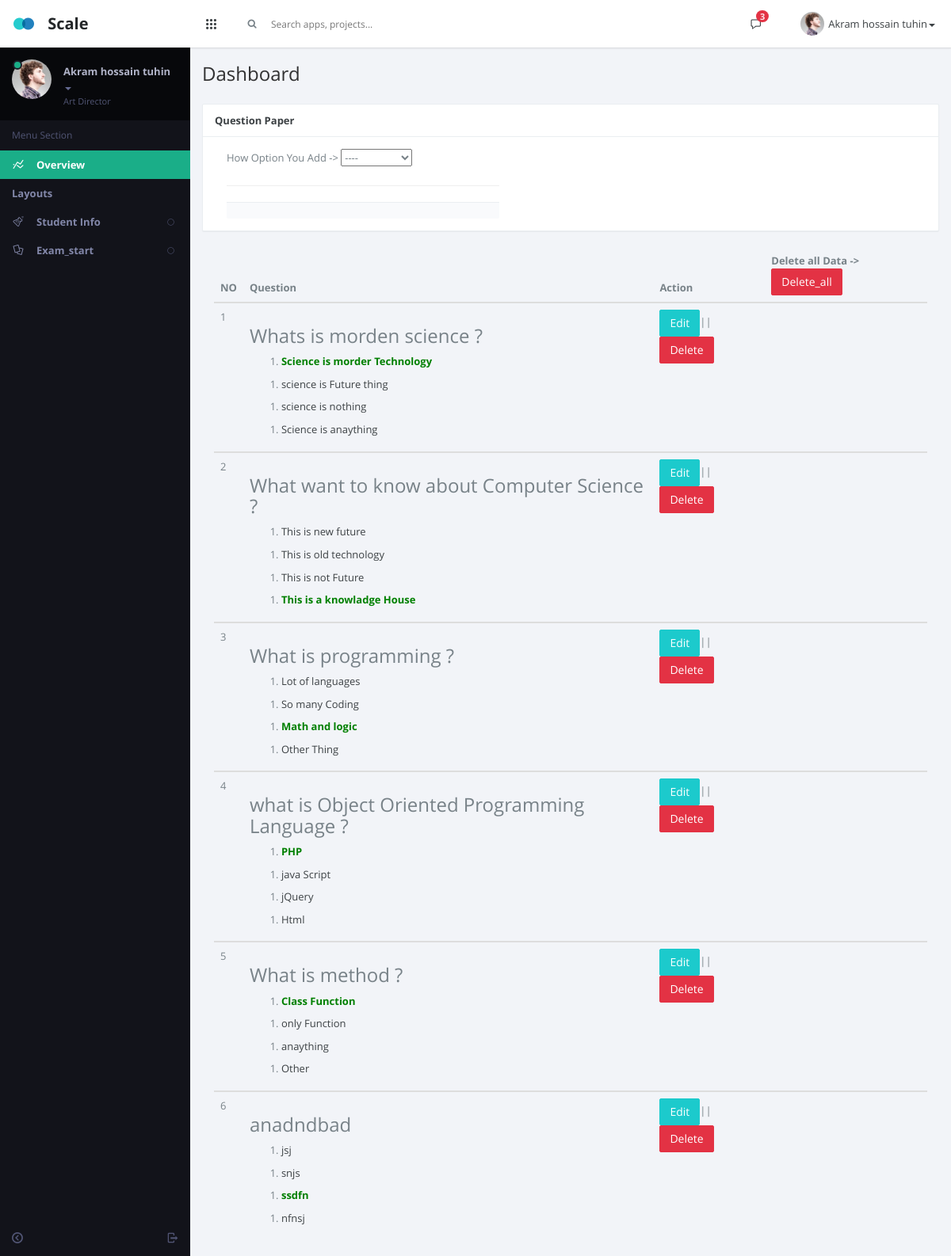
The app's page /admin/question.php (signed in) with its own data.
### tables this page shows
CREATE TABLE `exam_question` (
  `id` int(10) NOT NULL,
  `question_no` int(10) DEFAULT NULL,
  `question` varchar(150) DEFAULT NULL,
  `option1` varchar(150) NOT NULL,
  `option2` varchar(150) NOT NULL,
  `option3` varchar(150) NOT NULL,
  `option4` varchar(150) NOT NULL,
  `option5` varchar(150) NOT NULL,
  `option6` varchar(150) NOT NULL,
  `option7` varchar(150) NOT NULL,
  `currect` varchar(150) DEFAULT NULL
);

### admin/lib/admin.php (called while the page is built, shortened)
<?php
include_once "databese.php";
class admin extends database{
public static function getallquestion(){
  $query="select * from exam_question order by question_no";
  $send=parent::get($query);
$send->execute();
return $send->fetchAll();
}
}
?>

### admin/lib/databese.php (called while the page is built, shortened)
<?php
abstract class database{
protected  static function Connection(){
    try {
    return    self::$con=new PDO("mysql:dbname=".'online_exam'.";host=".'localhost','admin','00');
    } catch (PDOEXCEPTION $th) {
        echo "Database is not Connect ->" .$th->Getmessage();
    }
}
protected static function get($query){
 return   self::Connection()->prepare($query);
}
}
?>

### admin/question.php (the view, shortened to what this page needs)
<?php include_once "config/header.php";
   $getallquestion= admin::getallquestion();
?>
   <section id="content">
                    <section class="hbox stretch">
                        <section>
                            <section class="vbox">
                                <section class="scrollable padder">
                                    <section class="row m-b-md">
                                        <div class="col-sm-6">
                                            <h3 class="m-b-xs text-black">Dashboard</h3>
                                        </div>
                                    </section>
                                    <div class="row">
                                        <div class="col-md-12">
                                            <section class="panel b-a">
                                                <div class="panel-heading b-b">
                                                    <a href="#" class="font-bold">Question Paper</a>
                                                </div>
                                                <div class="panel-body">
                                                <div class="col-md-5" >
         <label for="cars">How Option You Add -></label>
       <select id="value" name="mark5"  style="width:90px;" >
       <option  value="">----</option>
       </select>
       <hr>
        <div class="clearfix panel-footer">
                                                </div>
                                            </section>
                                        </div>
                                    </div>
                                    <div class='col-md-12'>
                                                <table class='table'>
       <thead>
       <th>NO</th>
       <th>Question</th>
       <th>Action</th>
       <form action="lib/test.php" method="post">
       <th>Delete all Data -> <button type="submit" name="deleteallquestion" class='btn btn-danger'>Delete_all</button></form> </th>
       </thead>
       <tbody>
       <?php $i=1; foreach($getallquestion as $value) {?>
       <td><?php echo $i;$i++?>
       </td>
       <td>
       <h3><?php echo $value['question']?></h3>
       <div class="form-check">
      <ol>
      <li>
      <?php if($value['option1']==$value['currect'] ) {
          $print="style=' font-weight: bold;color:green;'";
      }else{
          $print="style=''";
      }
          ?>
       <a <?php echo $print?>   href="lib/test.php?curect=<?php echo $value['option1']?>&&id=<?php echo $value['id']?>" > <?php echo $value['option1']?>  </a></li>
       </ol>
       </div>
       <ol>
       <?php if($value['option2']==$value['currect'] ) {
          $print="style=' font-weight: bold;color:green;'";
      }else{
          $print="style=''";
      }
          ?>
      <li>
       <a <?php echo $print;?> href="lib/test.php?curect=<?php echo $value['option2']?>&&id=<?php echo $value['id']?>" > <?php echo $value['option2']?>  </a></li>
       </ol>
       </div>
       <?php if(($value['option3']=='?')==false){?>
        <div class="form-check">
        <ol>
      <li>
      <?php if($value['option3']==$value['currect'] ) {
          $print="style=' font-weight: bold;color:green;'";
      }else{
          $print="style=''";
      }
          ?>
       <a <?php echo $print?>  href="lib/test.php?curect=<?php echo $value['option3']?>&&id=<?php echo $value['id']?>" > <?php echo $value['option3']?>  </a></li>
       </ol>
       </div>
       <?php }?>
       <?php if(($value['option4']=='?')==false){?>
        <div class="form-check"> <ol>
      <li>
      <?php if($value['option4']==$value['currect'] ) {
          $print="style=' font-weight: bold;color:green;'";
      }else{
          $print="style=''";
      }
          ?>
       <a <?php echo $print?> href="lib/test.php?curect=<?php echo $value['option4']?>&&id=<?php echo $value['id']?>" > <?php echo $value['option4']?>  </a></li>
       </ol>
       </div>
       <?php }?>
       </td>
       <td>
       <a href="edit.php?editquestion1=<?php echo $value['id']?>" class="btn btn-info">Edit</a>||<a href="lib/test.php?deletequestion1=<?php echo $value['id']?>" class="btn btn-danger">Delete</a>
       </td>
       <?php }?>
<?php include_once "config/footer.php";  ?>

### records on screen
exam_question: question "Whats is morden science ?", option1 "Science is morder Technology", option2 "science is Future thing", option3 "science is nothing", option4 "Science is anaything"
exam_question: question "What want to know about Computer Science ?", option1 "This is new future", option2 "This is old technology", option3 "This is not Future", option4 "This is a knowladge House"
exam_question: question "What is programming ?", option1 "Lot of languages", option2 "So many Coding", option3 "Math and logic", option4 "Other Thing"
exam_question: question "what is Object Oriented Programming Language ?", option1 "PHP", option2 "java Script", option3 "jQuery", option4 "Html"
exam_question: question "What is method ?", option1 "Class Function", option2 "only Function", option3 "anaything", option4 "Other"
exam_question: question "anadndbad", option1 "jsj", option2 "snjs", option3 "ssdfn", option4 "nfnsj"

### other values on screen
$_SESSION['name'] "Akram hossain tuhin"
